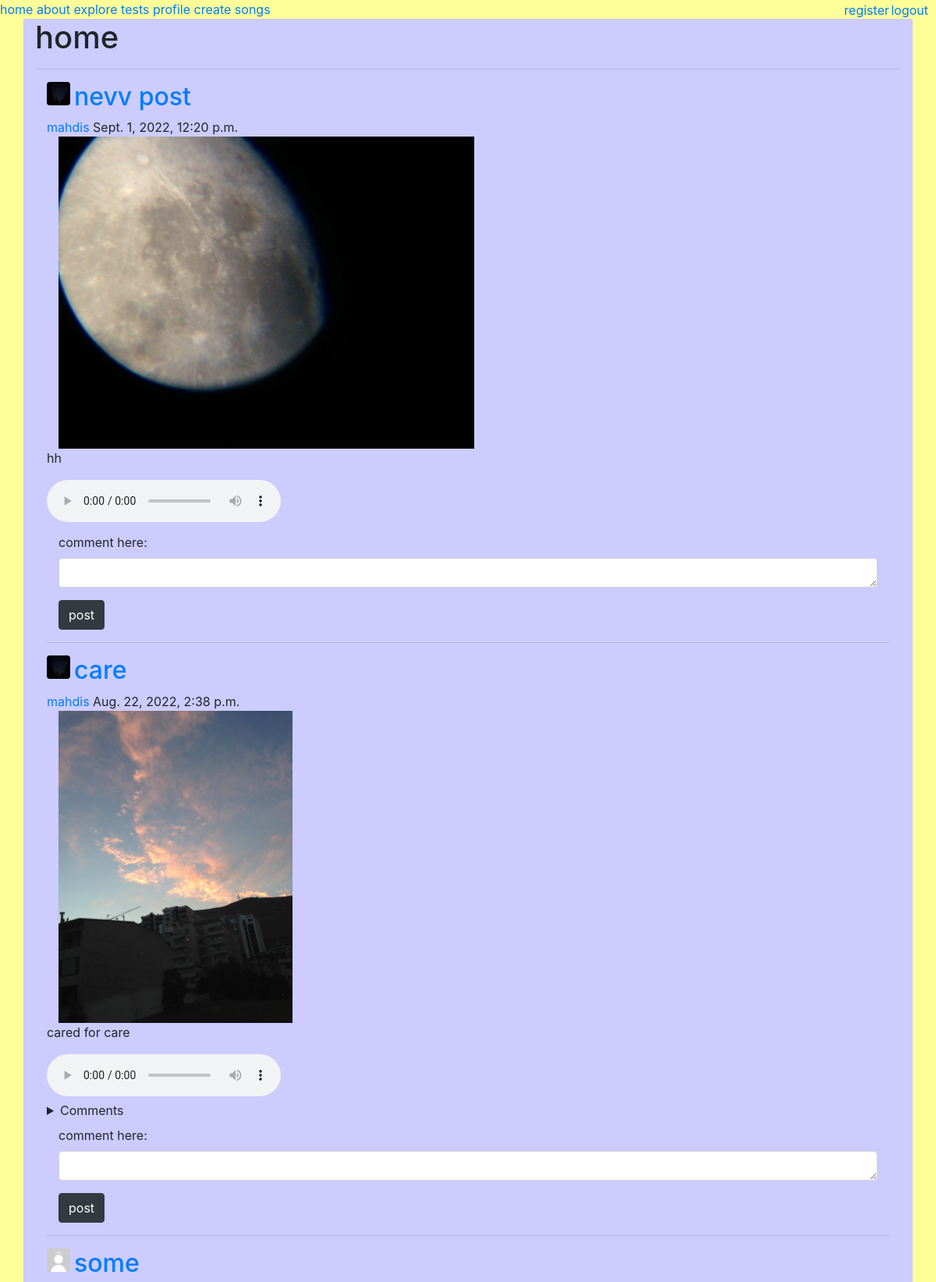
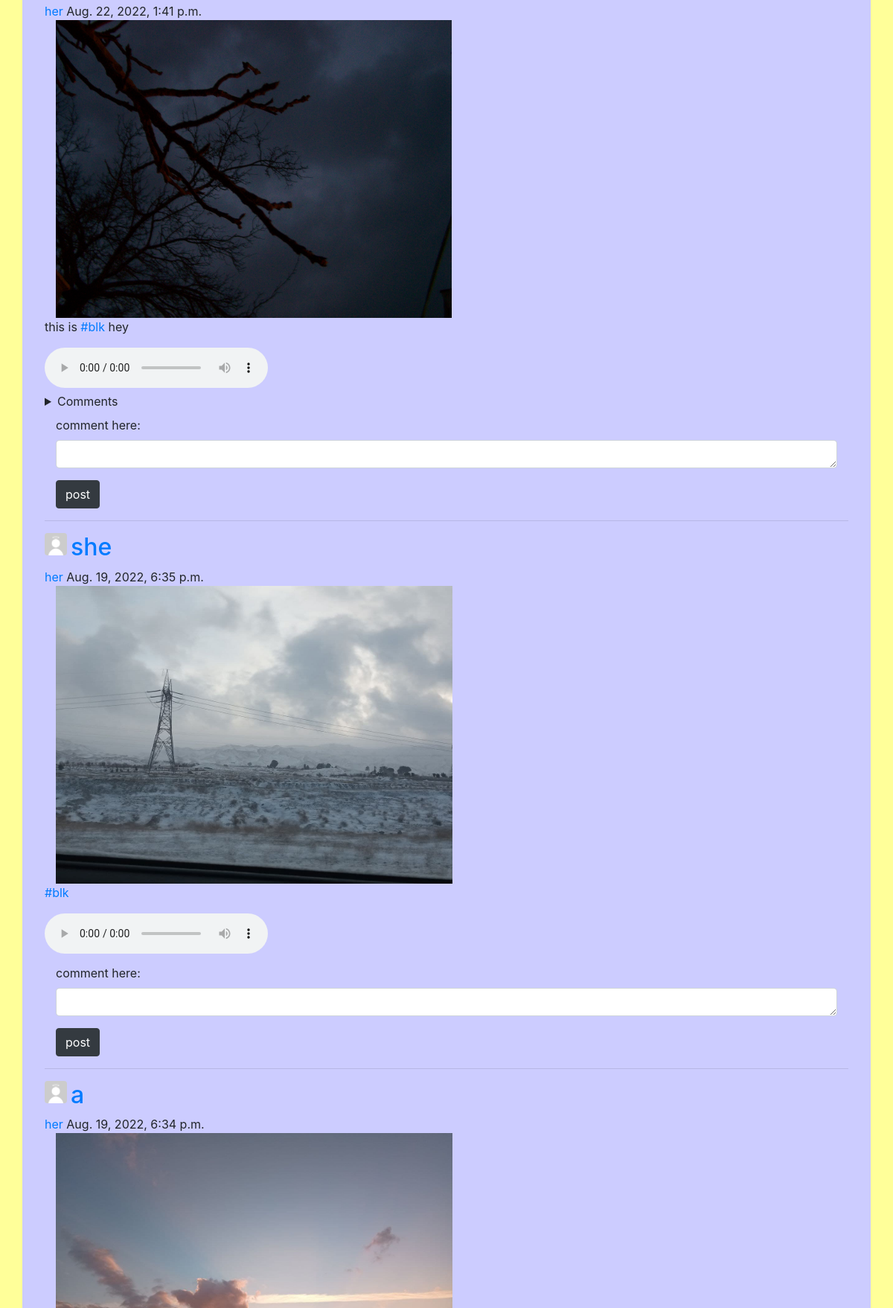
The app's page /home/ (signed in, upper part) with its own data (2 pictures, top to bottom).
### page/models.py (models this page shows, shortened)
class post(models.Model):
    author = models.ForeignKey(User, on_delete=models.CASCADE)
    time = models.DateTimeField(auto_now_add=True)
    media = models.FileField()
    music = models.ForeignKey(songs, on_delete=models.CASCADE)
    caption = models.TextField()
    title = models.CharField(max_length=50)

### login/models.py (models this page shows, shortened)
class profile(models.Model):
    user=models.OneToOneField(User,on_delete=models.CASCADE)
    image=models.ImageField(default="default.jpg",upload_to="profile_pictures")
    follower=models.IntegerField(default=0)
    following=models.IntegerField(default=0)

### page/views.py (the view)
# urls.py: path('home/',views.Listhome.as_view(),name='page-home'),
class Listhome(LoginRequiredMixin, ListView):
    model = post
    template_name = "home.html"
    context_object_name = "post"
    ordering = ["-time"]
    paginate_by = 10
    def post(self, request, **kwargs):
        form = AddComment(request.POST)
        if form.is_valid():
            form.instance.post = post.objects.get(pk=request.POST["pk"])
            form.instance.user = self.request.user
            if request.POST.get("parent") is not None:
                form.instance.parent = Comment.objects.get(id=request.POST.get("parent"))
            form.save()
        else:
            messages.error(self.request, form.errors)
        return redirect(request.META['HTTP_REFERER'])
    def get_queryset(self):
        set0 = [self.request.user]
        set1 = list(UserFollowing.objects.filter(user=self.request.user).values_list("following_user")) + set0
        return post.objects.filter(author__in=set1).order_by("-time")
    def get_context_data(self, **kwargs):
        context = super(Listhome, self).get_context_data(**kwargs)
        context["form"] = AddComment()
        return context

### page/forms.py
class AddComment(forms.ModelForm):
    def __init__(self, *args, **kwargs):
        super().__init__(*args, **kwargs)
        self.fields['content'].widget.attrs['rows'] = 1
        self.fields['content'].widget.attrs['columns'] = 10
    class Meta:
        model = Comment
        fields = ("content",)
        labels={"content": "comment here:"}

### page/models.py (called while the page is built)
    def children(self):
        return Comment.objects.filter(parent=self)

### page/templatetags/app_extras.py (called while the page is built)
def create_hashtag_link(tag):
    url = "/tags/{}/".format(tag)
    return '<a href="{}">#{}</a>'.format(url, tag)

@register.filter(name='hashchange')
def hashtag_links(value):
    return mark_safe(
        re.sub(r"#(\w+)", lambda m: create_hashtag_link(m.group(1)),
               escape(value)))

### page/templates/home.html (shortened to what this page needs)
{% extends "parent.html" %}
{% load app_extras %}
{% load crispy_forms_tags%}
{%block name%}
home
{%endblock%}
{%block content%}
    {%for post in post%}
 <div class="col">
    <div class="ui segment">
        <div>
         <img  class="rounded float-left" src="{{post.author.profile.image.url}}" width="30" height="30" >
        <h2> <a style="margin : 5px" class="article-title" href="http://127.0.0.1:8000/post/{{post.id}}/">{{post.title}} </a></h2>
        </div>
        <a href="{% url 'user-posts' post.author.username %}">{{post.author}}</a>
        {{post.time}}
        <figure>
        <img class="col-auto" src="{{post.media.url}}" width="400" height="400">
        <figcaption> {{post.caption|hashchange|linebreaks}} </figcaption>
        </figure>
        <audio width="400" height="200" class='fc-media' controls>
            <source
        src="{{post.music.song.url}} "
        type="audio/mpeg"
            />
            </audio>
        {%if post.comment.all %}
         <details>
                  <summary>
                    Comments
                  </summary>
         </details>
         {%endif%}
        <div class="replied-comments container mt-2">
               <div class="form-group">
                 <form method="post">
                     {{form|crispy}}
                     <button class="btn btn-dark" type="submit">post</button>
                 </form>
             </div>
        </div>
      <hr>
    </div>
 </div>
{%endfor %}
{%endblock%}

### records on screen
post: author.profile.image (picture), title "nevv post", author "mahdis", time "Sept. 1, 2022, 12:20 p.m.", media (picture), caption|hashchange "hh"
post: author.profile.image (picture), title "care", author "mahdis", time "Aug. 22, 2022, 2:38 p.m.", media (picture), caption|hashchange "cared for care"
post: author.profile.image (placeholder picture), title "some", author "her", time "Aug. 22, 2022, 1:41 p.m.", media (picture), caption|hashchange "this is #blk hey"
post: author.profile.image (placeholder picture), title "she", author "her", time "Aug. 19, 2022, 6:35 p.m.", media (picture), caption|hashchange "#blk"
post: author.profile.image (placeholder picture), title "a", author "her", time "Aug. 19, 2022, 6:34 p.m.", media (picture)
